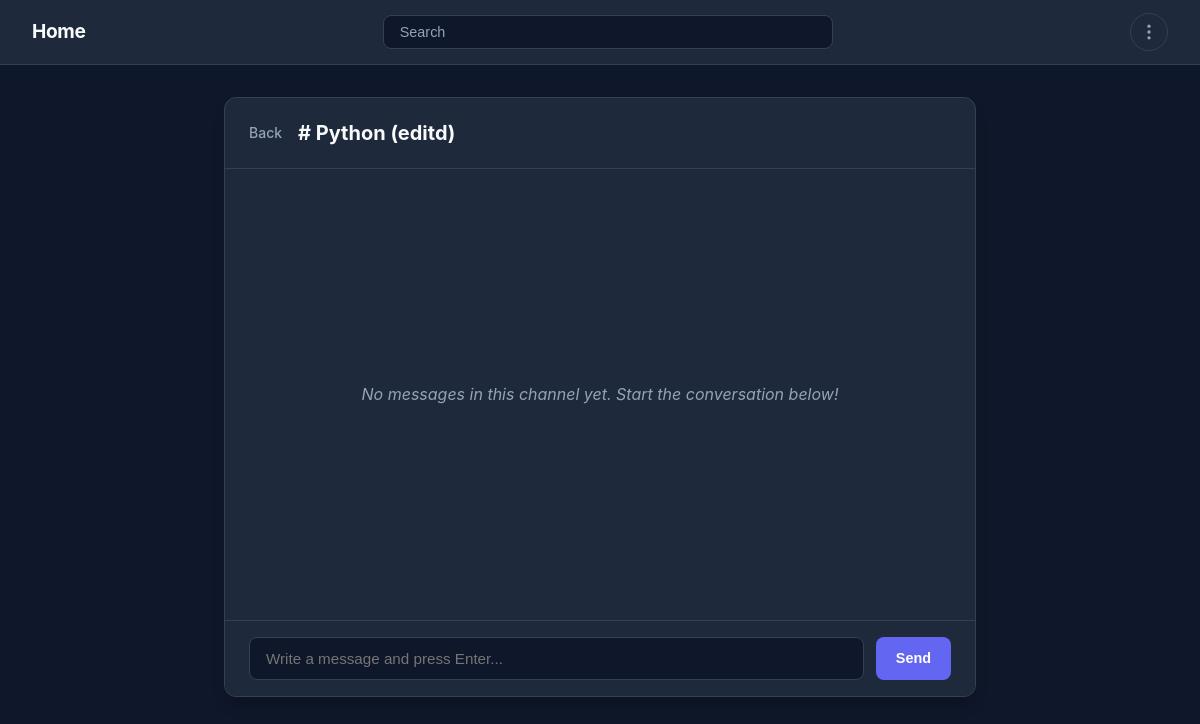
/channel/1 (signed in), run on an earlier commit of the app's database.
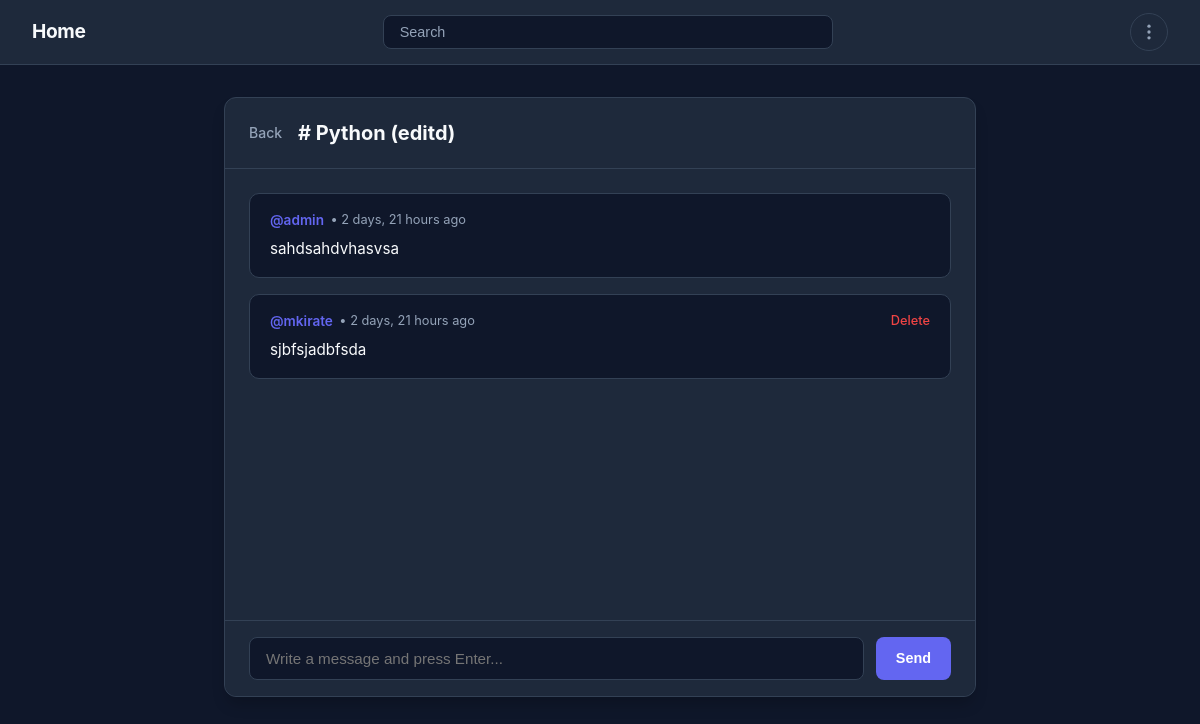
And on a later commit of the database.
### core/models.py (models this page shows, shortened)
class Message(models.Model):
    channel = models.ForeignKey(Channel, on_delete=models.CASCADE)
    owner = models.ForeignKey(User, on_delete=models.CASCADE)
    body = models.TextField()
    created_at = models.DateTimeField(auto_now_add=True)

### accounts/models.py (models this page shows, shortened)
class User(AbstractUser):
    image = models.ImageField(null=True, blank=True)
    email = models.EmailField(unique=True)
    about = models.TextField(null=True, blank=True)

### core/views.py (the view, shortened to what this page needs)
# urls.py: path('channel/<str:pk>', views.channel_page, name='channel'),
@login_required(login_url='login')
def channel_page(request, pk):
    channel = Channel.objects.get(id=pk)
    room = Room.objects.get(channels__id=channel.id)
    messages = channel.message_set.all()
    context = {'room':room, 'messages': messages, 'channel': channel}
    return render(request, 'channel.html', context)

### core/templates/channel.html
{% extends 'main.html' %}
{% load static %}
{% block extra_css %}
<link rel="stylesheet" href="{% static 'core/channel.css' %}">
{% endblock %}
{% block content %}
<div class="chat-container">
    <div class="chat-card">
        <header class="chat-header">
            <a href="{% url 'room' room.id %}">Back</a>
            <h2 class="channel-name"># {{ room.name }}</h2>
        </header>
        <main class="message-feed">
            {% for message in messages %}
                <article class="message-card">
                    <div class="message-meta">
                        <div class="author-info">
                            <a href="{% url 'profile' message.owner.id %}" class="message-author">@{{ message.owner.username }}</a>
                            <span class="message-time">• {{ message.created_at|timesince }} ago</span>
                        </div>
                        {% if request.user == message.owner %}
                            <a href="{% url 'delete-message' message.id %}" class="message-delete-link">Delete</a>
                        {% endif %}
                    </div>
                    <p class="message-body">{{ message.body }}</p>
                </article>
            {% empty %}
                <div class="empty-feed">
                    <p>No messages in this channel yet. Start the conversation below!</p>
                </div>
            {% endfor %}
        </main>
        <form method="get" class="chat-input-form">
            <div class="input-wrapper">
                <input
                    type="text"
                    name="body"
                    placeholder="Write a message and press Enter..."
                    autocomplete="off"
                    required
                >
                <button type="submit" class="btn-send">Send</button>
            </div>
        </form>
    </div>
</div>
{% endblock %}

What changed in the data, as far as the page shows it:
added Message: owner.username "admin", created_at "2 days, 21 hours", body "sahdsahdvhasvsa"
added Message: owner.username "mkirate", created_at "2 days, 21 hours", shows "Delete", body "sjbfsjadbfsda"
Also different on the page:
text no longer shown: "No messages in this channel yet. Start the conversation below!"
